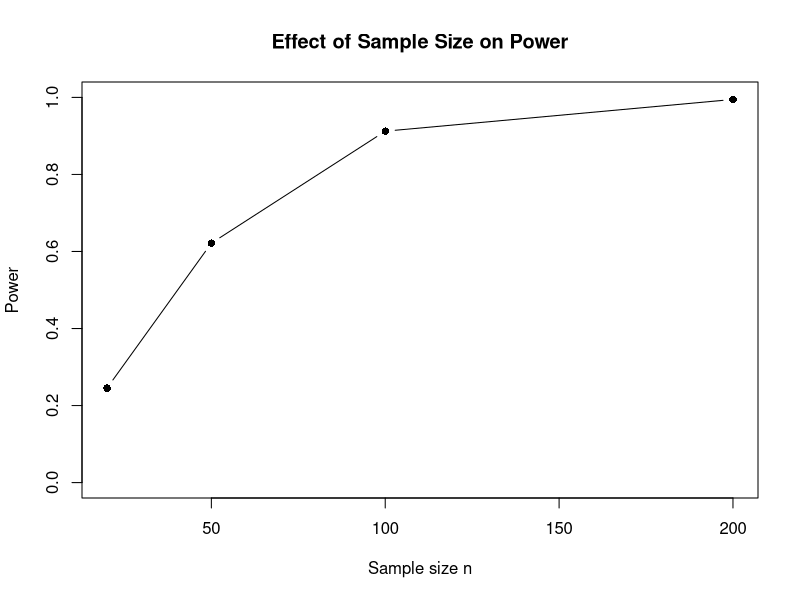

This chart was generated by the following R code:
# ============================================================
# Effect of sample size on power
# ============================================================

# We test:
# H0: p = 0.50
# HA: p > 0.50
#
# For each n, choose the smallest critical value for which
# the right-tail probability under H0 is <= alpha.

p0 <- 0.50
p_true <- 0.65
alpha <- 0.05

sample_sizes <- c(
  20,
  50,
  100,
  200
)

power_values <- numeric(
  length(sample_sizes)
)

critical_values <- numeric(
  length(sample_sizes)
)

for (i in seq_along(sample_sizes)) {

  n <- sample_sizes[i]

  # Find possible critical values
  candidates <- 0:n

  tail_prob <- pbinom(
    candidates - 1,
    size = n,
    prob = p0,
    lower.tail = FALSE
  )

  # Smallest count whose null tail probability is <= alpha
  critical <- min(
    candidates[tail_prob <= alpha]
  )

  critical_values[i] <- critical

  # Power under the specified alternative
  power_values[i] <- pbinom(
    critical - 1,
    size = n,
    prob = p_true,
    lower.tail = FALSE
  )
}

results <- data.frame(
  n = sample_sizes,
  critical_value = critical_values,
  power = power_values
)

results

plot(
  sample_sizes,
  power_values,
  type = "b",
  pch = 16,
  xlab = "Sample size n",
  ylab = "Power",
  ylim = c(0, 1),
  main = "Effect of Sample Size on Power"
)
